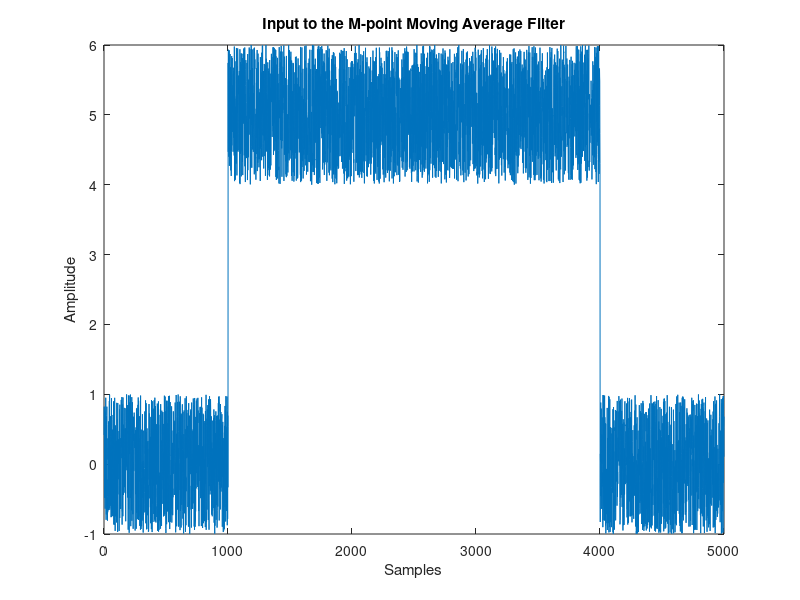
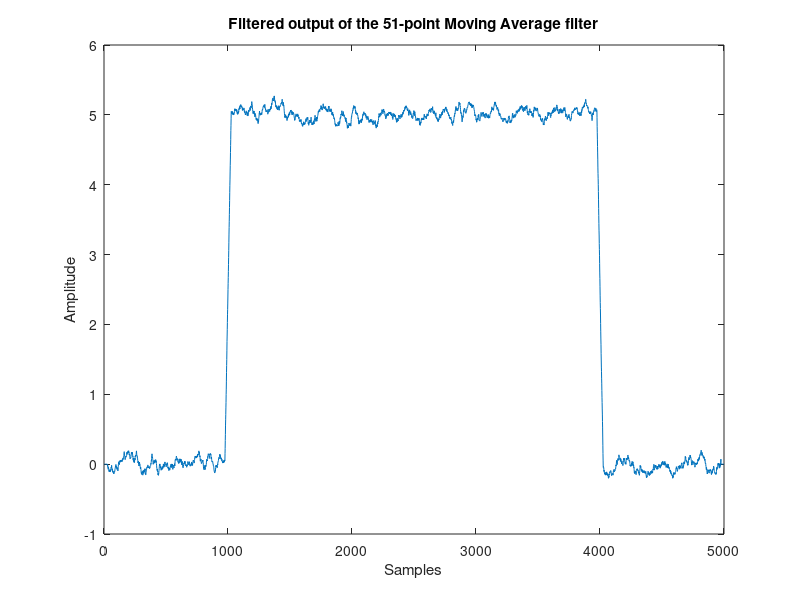
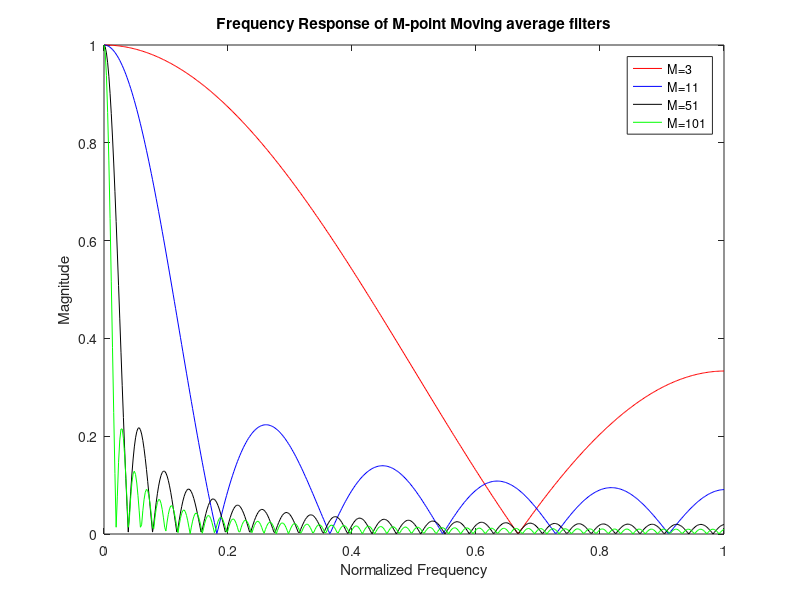

The MATLAB source for these figures, in order:
%Moving Average Filter (MA) Demonstration
%Computes and plots the time domain output of a M-point Moving Average Filter. Note : The
% parameter M must be an odd number in order to realize the filter.
%Plots the frequency response of the M-point Moving Average filter for comparison.
clear;
clc;
M=51; %Number of taps/points in the MA filter
data=[zeros(1,1000),5*ones(1,3000),zeros(1,1000)]; %5000 points sample data
noise= 2*rand(1,5000)-1;
x=data+noise; %Adding some noise to the data
%Plot the input
figure;
plot(x);
xlabel('Samples');
ylabel('Amplitude');
title('Input to the M-point Moving Average Filter');
%Computing the output response of the given moving average filter

y=zeros(1,5000);
for i=(M-1)/2+1:length(data)-(M-1)/2
y(i)=0;
for k=-(M-1)/2:(M-1)/2
y(i)=y(i)+x(i+k);
end
y(i)=y(i)/M;
end
figure;
plot(y);
xlabel('Samples');
ylabel('Amplitude');
title(['Filtered output of the ',num2str(M),'-point Moving Average filter']);
%Frequency Response for various Filter lengths
colors=['r','b','k','g']; %To plot in different colors
colorIndex=1;
figure;
M = [3,11,51,101];
for i=M
b=repmat(1/i,1,i);
a=1; %Since this is a FIR filter a=1 and b=[1/M,1/M,1/M,...,repeated M times]
[h,w]=freqz(b,a); %Using the Freqz function to get the frequency response
h=abs(h);
w=w/max(w);
plot(w,h,colors(colorIndex)); %Plotting the response
colorIndex=colorIndex+1;
hold on;
end
hold off;
legend('M=3','M=11','M=51','M=101');
xlabel('Normalized Frequency');
ylabel('Magnitude');
title('Frequency Response of M-point Moving average filters');